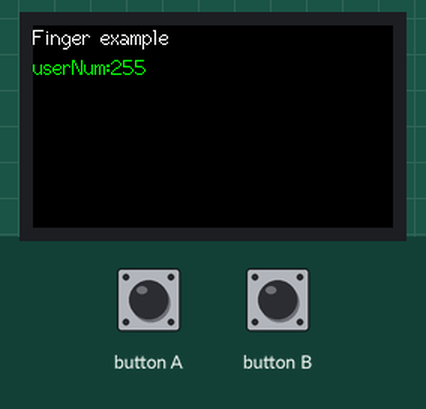
A sketch run on a simulated ESP32. Shown: 240×135 colour display. Inputs (shaded band) come from the test bench.

Above: at 1.7 s.
1.8 s: button A pressed for 0.15 s
At 1.91 s:
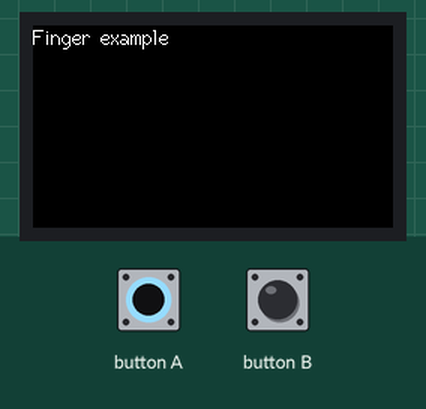
At 2.4 s:
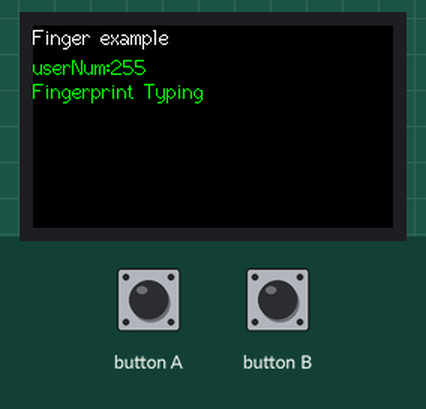
4.9 s: button B pressed for 0.15 s
At 6.5 s:
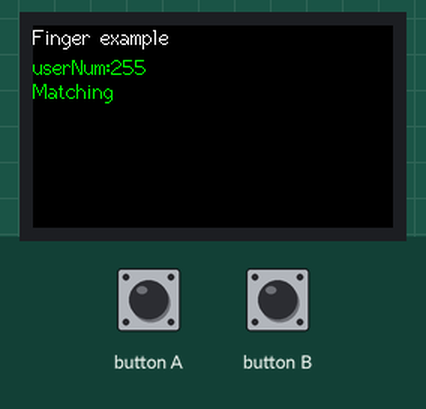
Timing chart, 0 to 8.0 s (numbered marks = the images above; inputs shaded):
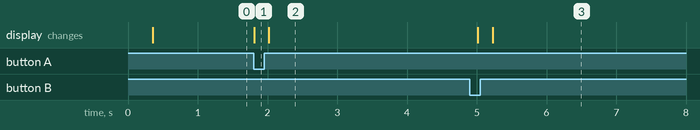

Measured:
- after the input at 1.8 s, the display: changes at once (image 1)
- after the input at 4.9 s, the display: first differs from a run without the input after 0.12 s (image 3 shows a later state)

The sketch:

FINGER.ino
```cpp
#include <M5StickCPlus.h>
#include "finger.h"
uint8_t userNum;           //User number
FingerPrint FP_M;


void CleanScreen()
{
	M5.Lcd.setTextColor(GREEN);
	M5.Lcd.fillRect(0,20,160,60,BLACK);
	M5.Lcd.setCursor(0, 20);
	M5.Lcd.setTextFont(2);
	userNum = FP_M.fpm_getUserNum();
	M5.Lcd.print("userNum:");
	M5.Lcd.println(userNum);
}


void setup() {
	M5.begin();
	Serial2.begin(19200, SERIAL_8N1, 33, 32);
	M5.Lcd.setRotation(3);
	//M5.Lcd.clear(BLACK);
	//M5.Lcd.setTextColor(YELLOW);
	M5.Lcd.setTextFont(2);
	//M5.Lcd.setTextSize(3);
	M5.Lcd.setCursor(0, 0);
	M5.Lcd.println("Finger example");

	M5.Lcd.setTextColor(GREEN);
	M5.Lcd.setCursor(0, 20);
	userNum = FP_M.fpm_getUserNum();
	M5.Lcd.print("userNum:");
	M5.Lcd.println(userNum);

  // setupで登録済みuser全削除
  FP_M.fpm_deleteAllUser();
}

//ButtonA: Add user
//ButtonB: Matching
void loop(){
	uint8_t res1;
	if(M5.BtnA.wasPressed()){
		CleanScreen();
		M5.Lcd.println("Fingerprint Typing");

		res1 = FP_M.fpm_addUser(userNum,1);
		if(res1 == ACK_SUCCESS){
			M5.Lcd.println("Success");
		}
		else if(res1 == ACK_FAIL){
			M5.Lcd.println("Fail");
		}
		else if(res1 == ACK_FULL){
			M5.Lcd.println("Full");
		}
		else{
			M5.Lcd.setTextColor(RED);
			M5.Lcd.println("Timeout");
		}
		userNum++;
	}

	if(M5.BtnB.wasPressed()){
	  CleanScreen();
	  M5.Lcd.println("Matching");

	  res1 = FP_M.fpm_compareFinger();
	  if(res1 == ACK_SUCCESS){
		  M5.Lcd.println("Success");
	  }
	  if(res1 == ACK_NOUSER){
		  M5.Lcd.println("No Such User");
	  }
	  if(res1 == ACK_TIMEOUT){
		  M5.Lcd.println("Timeout");
	  }
	}

	M5.update();
}
```

finger.cpp
```cpp
#include <M5StickCPlus.h>
#include "finger.h"


FingerPrint::FingerPrint(void){

}

FingerPrint FP;

uint8_t FingerPrint::fpm_sendAndReceive(uint16_t timeout)
{
	uint8_t  i, j;
	uint8_t checkSum = 0;

	FP.RxCnt = 0;
	FP.TxBuf[5] = 0;

	Serial2.write(CMD_HEAD);
	for (i = 1; i < 6; i++)
	{
		Serial2.write(FP.TxBuf[i]);
		checkSum ^= FP.TxBuf[i];
	}
	Serial2.write(checkSum);
	Serial2.write(CMD_TAIL);

	while (FP.RxCnt < 8 && timeout > 0)
	{
		delay(1);
		timeout--;
	}

	uint8_t ch;
	for(i=0;i<8;i++)
	{
		if(Serial2.available()){
			ch = Serial2.read();
			FP.RxCnt++;
			FP.RxBuf[i] = ch;
		}
	  }

	if (FP.RxCnt != 8) {FP.RxCnt = 0;return ACK_TIMEOUT;}
	if (FP.RxBuf[HEAD] != CMD_HEAD) return ACK_FAIL;
	if (FP.RxBuf[TAIL] != CMD_TAIL) return ACK_FAIL;
	if (FP.RxBuf[CMD] != (FP.TxBuf[CMD])) return ACK_FAIL;

	checkSum = 0;
	for (j = 1; j < CHK; j++) {
		checkSum ^= FP.RxBuf[j];
	}
		if (checkSum != FP.RxBuf[CHK]) {
		return ACK_FAIL;
	}
		return ACK_SUCCESS;
}

uint8_t FingerPrint::fpm_sleep(void)
{
	uint8_t res;

	FP.TxBuf[CMD] = CMD_SLEEP_MODE;
	FP.TxBuf[P1] = 0;
	FP.TxBuf[P2] = 0;
	FP.TxBuf[P3] = 0;

	res = fpm_sendAndReceive(500);

	if(res == ACK_SUCCESS) {
		return ACK_SUCCESS;
	}
	else {
		return ACK_FAIL;
	}

}

uint8_t FingerPrint::fpm_setAddMode(uint8_t fpm_mode)
{
	uint8_t res;

	FP.TxBuf[CMD] = CMD_ADD_MODE;
	FP.TxBuf[P1] = 0;
	FP.TxBuf[P2] = fpm_mode;
	FP.TxBuf[P3] = 0;

	res = fpm_sendAndReceive(200);

	if(res == ACK_SUCCESS && RxBuf[Q3] == ACK_SUCCESS) {
		return ACK_SUCCESS;
	}
	else {
		return ACK_FAIL;
	}
}

uint8_t FingerPrint::fpm_readAddMode(void)
{
	FP.TxBuf[CMD] = CMD_ADD_MODE;
	FP.TxBuf[P1] = 0;
	FP.TxBuf[P2] = 0;
	FP.TxBuf[P3] = 0X01;

	fpm_sendAndReceive(200);

	return FP.RxBuf[Q2];
}

uint16_t FingerPrint::fpm_getUserNum(void)
{
	uint8_t res;

	FP.TxBuf[CMD] = CMD_USER_CNT;
	FP.TxBuf[P1] = 0;
	FP.TxBuf[P2] = 0;
	FP.TxBuf[P3] = 0;

	res = fpm_sendAndReceive(200);

	if(res == ACK_SUCCESS && RxBuf[Q3] == ACK_SUCCESS) {
		return FP.RxBuf[Q2];
	}
	else {
		return 0XFF;
	}

}

uint8_t FingerPrint::fpm_deleteAllUser(void)
{
	uint8_t res;

	FP.TxBuf[CMD] = CMD_DEL_ALL;
	FP.TxBuf[P1] = 0;
	FP.TxBuf[P2] = 0;
	FP.TxBuf[P3] = 0;

	res = fpm_sendAndReceive(200);

	if(res == ACK_SUCCESS && RxBuf[Q3] == ACK_SUCCESS) {
		return ACK_SUCCESS;
	}
	else {
		return ACK_FAIL;
	}
}

uint8_t FingerPrint::fpm_deleteUser(uint8_t userNum)
{
	uint8_t res;

	FP.TxBuf[CMD] = CMD_DEL;
	FP.TxBuf[P1] = 0;
	FP.TxBuf[P2] = userNum;
	FP.TxBuf[P3] = 0;

	res = fpm_sendAndReceive(200);

	if(res == ACK_SUCCESS && RxBuf[Q3] == ACK_SUCCESS) {
		return ACK_SUCCESS;
	}
	else {
		return ACK_FAIL;
	}
}

uint8_t FingerPrint::fpm_addUser(uint8_t userNum, uint8_t userPermission)
{
	uint8_t res;

	FP.TxBuf[CMD] = CMD_ADD_1;
	FP.TxBuf[P1] = 0;
	FP.TxBuf[P2] = userNum;
	FP.TxBuf[P3] = userPermission;

	res = fpm_sendAndReceive(3000);

	if(res == ACK_SUCCESS) {
		if(FP.RxBuf[Q3] == ACK_SUCCESS) {
      FP.TxBuf[CMD] = CMD_ADD_2;

      res = fpm_sendAndReceive(3000);

      if(res == ACK_SUCCESS) {
        if(FP.RxBuf[Q3] == ACK_SUCCESS) {
          FP.TxBuf[CMD] = CMD_ADD_3;
          res = fpm_sendAndReceive(3000);
          if(res == ACK_SUCCESS) {
            return FP.RxBuf[Q3];
          }
        }
      }
    }
	}
	return res;
}

uint8_t FingerPrint::fpm_compareFinger(void)
{
	uint8_t res;

	FP.TxBuf[CMD] = CMD_MATCH;
	FP.TxBuf[P1] = 0;
	FP.TxBuf[P2] = 0;
	FP.TxBuf[P3] = 0;

	res = fpm_sendAndReceive(3000);

	if(res == ACK_SUCCESS)
	{
		if(FP.RxBuf[Q3] == ACK_NOUSER) {
		  return ACK_NOUSER;
		}
		if(FP.RxBuf[Q3] == ACK_TIMEOUT) {
		  return ACK_TIMEOUT;
		}
		if((FP.RxBuf[Q2] != 0) && (FP.RxBuf[Q3] == 1 || FP.RxBuf[Q3] == 2 || FP.RxBuf[Q3] == 3)) {
		  return ACK_SUCCESS;
		}
	}
	return res;
}
```

finger.h
```cpp
#ifndef __TFS_M64_H
#define __TFS_M64_H

#define TRUE  1
#define FALSE 0

#define ACK_SUCCESS    0x00
#define ACK_FAIL       0x01
#define ACK_FULL       0x04
#define ACK_NOUSER     0x05
#define ACK_USER_EXIST 0x07
#define ACK_TIMEOUT    0x08

#define ACK_GO_OUT		 0x0F

#define ACK_ALL_USER     0x00
#define ACK_GUEST_USER 	 0x01
#define ACK_NORMAL_USER  0x02
#define ACK_MASTER_USER  0x03

#define USER_MAX_CNT	 50

#define HEAD 0
#define CMD  1
#define CHK  6
#define TAIL 7

#define P1   2
#define P2   3
#define P3   4
#define Q1   2
#define Q2   3
#define Q3   4

#define CMD_HEAD		  0xF5
#define CMD_TAIL		  0xF5
#define CMD_ADD_1  	      0x01
#define CMD_ADD_2 		  0x02
#define CMD_ADD_3	  	  0x03
#define CMD_MATCH		  0x0C
#define CMD_DEL			  0x04
#define CMD_DEL_ALL		  0x05
#define CMD_USER_CNT      0x09
#define CMD_SLEEP_MODE	  0x2C
#define CMD_ADD_MODE      0x2D

#define CMD_FINGER_DETECTED 0x14


class FingerPrint {

  public:
        FingerPrint(void);
        uint8_t fpm_sendAndReceive(uint16_t delayMs);
        uint8_t fpm_sleep(void);
        uint8_t fpm_setAddMode(uint8_t fpm_mode);
        uint8_t fpm_readAddMode(void);
        uint16_t fpm_getUserNum(void);
        uint8_t fpm_deleteAllUser(void);
        uint8_t fpm_deleteUser(uint8_t userNum);
        uint8_t fpm_addUser(uint8_t userNum, uint8_t userPermission);
        uint8_t fpm_compareFinger(void);
  public:
        uint8_t TxBuf[9];
        uint8_t RxBuf[9];
        uint8_t RxCnt;
  private:

  private:

};


#endif /* __TFS-M64_H */
```
